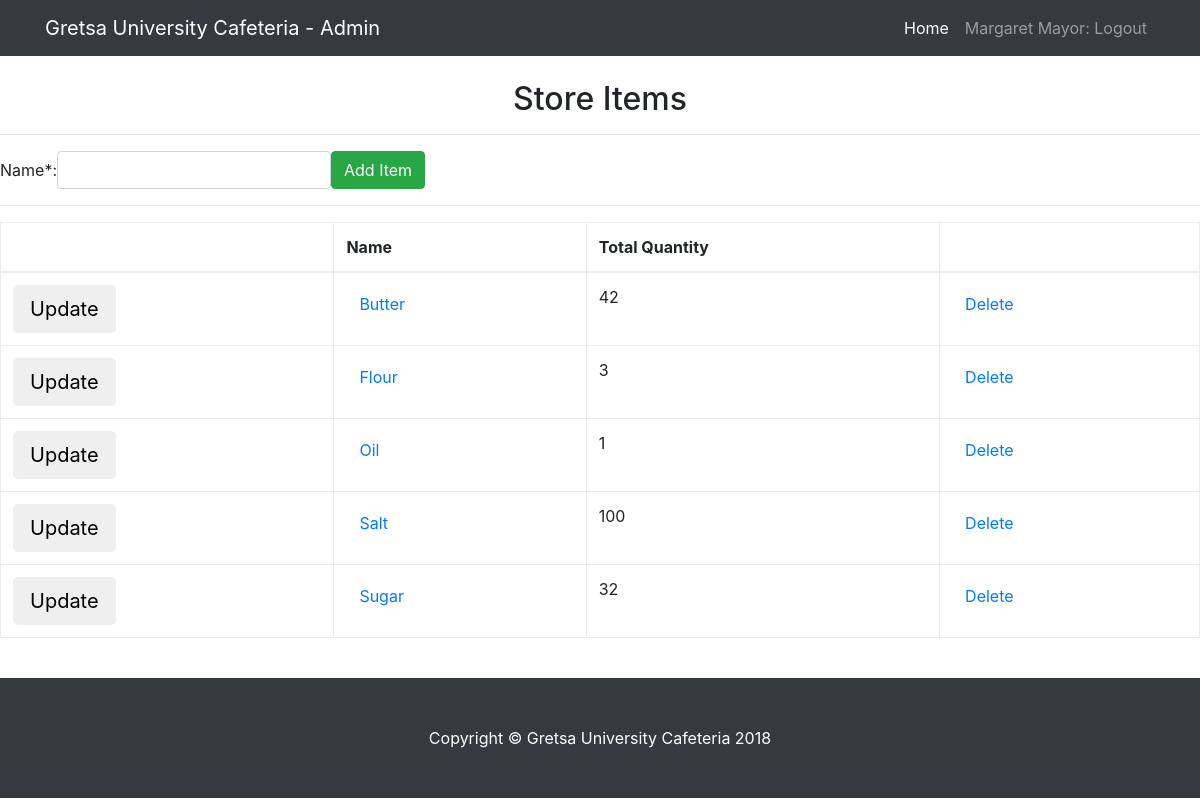
The page /admin/store.php (signed in) on the database its author committed.
### tables this page shows
CREATE TABLE IF NOT EXISTS `stock` (
  `id` int(11) NOT NULL AUTO_INCREMENT,
  `name` varchar(50) NOT NULL DEFAULT '0',
  `date` timestamp NOT NULL DEFAULT CURRENT_TIMESTAMP,
  `quantity` double DEFAULT '0',
  `price` int(11) DEFAULT '0',
  `arch` smallint(6) DEFAULT '0',
  PRIMARY KEY (`id`)
);

### admin/store.php (the view, shortened to what this page needs)
<?php
require_once '../core.php';
$id = $_SESSION["adminid"];
$waiterR = $db->query("SELECT * FROM admin WHERE id='$id'");
$waiter = mysqli_fetch_assoc($waiterR);
$sql = "SELECT * FROM stock order by name ASC";
$results = $db->query($sql);
?>
<!DOCTYPE html>
<html lang="en">
  <head>
    <link href="../vendor/bootstrap/css/bootstrap.min.css" rel="stylesheet">
    <link href="../css/blog-home.css" rel="stylesheet">
  </head>
  <body>
    <nav class="navbar navbar-expand-lg navbar-dark bg-dark fixed-top">
      <div class="container">
        <a class="navbar-brand" href="#">Gretsa University Cafeteria - Admin</a>
        <div class="collapse navbar-collapse" id="navbarResponsive">
         <ul class="navbar-nav ml-auto">
            <li class="nav-item active">
              <a class="nav-link" href="index.php">Home
              </a>
            </li>
            <li class="nav-item">
              <a class="nav-link" href="logout.php"><?=$waiter['name'];?>: Logout</a>
            </li>
          </ul>
        </div>
      </div>
    </nav>
	<br>
    <div class="">
      <div class="">
        <h2 class="text-center">Store Items</h2><hr>
	<form class="form-inline" action="stock.php" method="post">
		<div class="form-group">
			<label for="stock">Name*:</label>
			<input type="text" class="form-control" name="stock" id="stock" required />
			<input type="submit" name="add_submit" value="Add Item" class="btn btn-success"/>
		</div>
	</form>
<hr>
<table class="table table-bordered stable-striped table-auto table-condensed">
	<thead>
		<th></th>
		<th>Name</th>
		<th>Total Quantity</th>
		<th></th>
	</thead>
	<tbody>
	<?php while($stock = mysqli_fetch_assoc($results)) : ?>
		<tr>
			<td><button type="button" class="btn btn-lg btn-default" onCLick="detailsmodal(<?= $stock['id']; ?>)">Update</button></td>
			<td><a href="viewstock.php?view=<?=$stock['id']; ?>" class="btn btn-xs btn-default"><?=$stock['name']; ?></a></td>
			<td><?=$stock['quantity']; ?></td>
			<td><a href="stock.php?delete=<?=$stock['id']; ?>" class="btn btn-xs btn-default">Delete<span class="glyphicon glyphicon-remove-sign"></span></a></td>
		</tr>
		<?php endwhile; ?>
	</tbody>
</table>
      </div>
	  <br>
    </div>
    <footer class="py-5 bg-dark">
      <div class="container">
        <p class="m-0 text-center text-white">Copyright &copy; Gretsa University Cafeteria 2018</p>
      </div>
    </footer>
  </body>
</html>

### css/blog-home.css (style rules this page uses)
body { padding-top: 54px; }
@media (min-width: 992px) { body { padding-top: 56px; } }

### rows shown on the page
stock: name "Butter", quantity "42"
stock: name "Flour", quantity "3"
stock: name "Oil", quantity "1"
stock: name "Salt", quantity "100"
stock: name "Sugar", quantity "32"

### other values the page prints
$waiter['name'] "Margaret Mayor"
